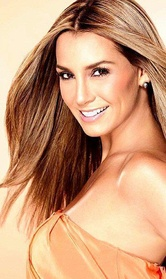
#> input picture 2.opencvLearning/targetDection/images/000001.jpg, 166 x 279 px, shrunk from 409 x 687 before the run; its folder holds 4 pictures in this run
$ python '3. remark_celeba_final_u.py'
#> lines starting #> are read from the running program, lines starting #| are printed output that depends on the picture
import cv2
import os
import sys
import time

"""
@Auth : choococo lzy
重新标注CelebA数据集，利用opencv的xml 自动化重标注——perfect
"""


class RemarkCelebA:
    def __init__(self, old_label_txt, new_label_txt, image_dir, face_xml_path):
        """
        初始化
        :param old_label_txt: 旧的标签文本
        :param new_label_txt: 新的标签文本
        :param image_dir: 图像路径
        :param face_xml_path: 人脸检测xml
        """
        self._old_label_txt = old_label_txt
        self._new_label_txt = new_label_txt
        self._image_dir = image_dir
        self._face_xml_path = face_xml_path

    # [44 lines left out: functions _read_old_label_txt, _length_old_label_txt, _length_new_label_txt, _show_img, not called in this run]

    def celeba_remark(self, interval=10, isShow=False):
        """
        重新标注celeba数据
        :param interval: 每个interval张图片显示一次
        :param isShow: 是否显示图片
        :return: 进度条
        """
#> called with interval = 1, isShow = True
        # before_len = self._length_new_label_txt()
        before_len = 0
        face_cascade = cv2.CascadeClassifier(self._face_xml_path)
        # length = self._length_old_label_txt(self._old_label_txt)
        length = 46
        with open(self._new_label_txt, "a+") as f:
            # 遍历图片
            for i, img_name in enumerate(os.listdir(self._image_dir)):
                # if i < before_len:
                #     continue
                # 打开图片
                image = cv2.imread(os.path.join(self._image_dir, img_name))
#> image is the input picture: shape (279, 166, 3); mean B, G, R 120.5, 154.2, 202.1
                gray = cv2.cvtColor(image, cv2.COLOR_BGR2GRAY)
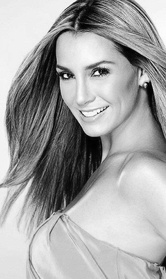
#> gray: shape (279, 166); min 0, max 253, mean 164.7
                faces = face_cascade.detectMultiScale(gray, scaleFactor=1.1, minNeighbors=5, minSize=(3, 3))
#> faces = [[45, 43, 81, 81]]
                # 判断人脸的个数是否>1
                if len(faces) >= 1:
                    x, y, w, h = faces[0]
#> x = 45; y = 43; w = 81; h = 81
                    x, y, w, h = str(x), str(y), str(w), str(h)
#> x = '45'; y = '43'; w = '81'; h = '81'
                    # 将img_name x y w h 按照空格的方式写入新的标签文本
                    f.write("{} {} {} {} {}".format(img_name, x, y, w, h))
                    # strs = " ".join([img_name, x, y, w, h])
                    # f.writelines(strs)
                    f.write("\n")
                    f.flush()
                # [11 lines of commented-out code are left out]
                sys.stdout.write("\r >> processing {}/{}".format((i + 1), length))
                sys.stdout.flush()
#> pass 2 of the loop in celeba_remark, `for i, img_name in enumerate(os.listdir(self._image_dir)):`:
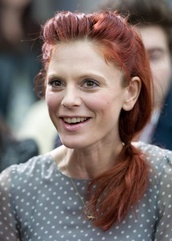
#> input picture 2.opencvLearning/targetDection/images/000002.jpg, 172 x 241 px, shrunk from 423 x 594 before the run
#> in celeba_remark, image is the input picture: shape (241, 172, 3); mean B, G, R 106.7, 109.2, 123.4
#> in celeba_remark, `gray = cv2.cvtColor(image, cv2.COLOR_BGR2GRAY)`:
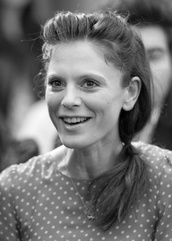
#> gray: shape (241, 172); min 1, max 255, mean 113.2
#> faces = [[26, 47, 95, 95]]
#> in celeba_remark, `x, y, w, h = faces[0]`: x = 26; y = 47; w = 95
#> in celeba_remark, `x, y, w, h = str(x), str(y), str(w), str(h)`: x = '26'; y = '47'; w = '95'
#> pass 3 of the loop in celeba_remark, `for i, img_name in enumerate(os.listdir(self._image_dir)):`:
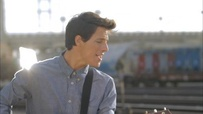
#> input picture 2.opencvLearning/targetDection/images/000003.jpg, 203 x 114 px, shrunk from 500 x 281 before the run
#> in celeba_remark, image is the input picture: shape (114, 203, 3); mean B, G, R 140.4, 140.9, 143
#> in celeba_remark, `gray = cv2.cvtColor(image, cv2.COLOR_BGR2GRAY)`:
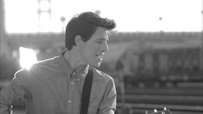
#> gray: shape (114, 203); min 34, max 255, mean 141.5
#> faces = ()
#> the loop made 4 passes; the first 3 are shown
            sys.stdout.write("\n")
            sys.stdout.flush()
            sys.stdout.write("标签重生成完成！")


if __name__ == '__main__':
    t1 = time.time()
    face_xml_path = r"./haarcascades/haarcascade_frontalface_alt.xml"  # 人脸检测
    old_label_txt = r"./label/list_bbox_celeba.txt"  # 旧的框标签txt文件
    new_label_txt = r"./label/list_new_bbox1.txt"  # 重新生成的框的标签txt文件
    image_dir = r"./images"  # 需要重新标注的图片的路径
    # image_dir = r"F:\BaiduNetdiskDownload\img_celeba\img_celeba"  # 需要重新标注的图片的路径
    remark_celeba = RemarkCelebA(old_label_txt, new_label_txt, image_dir, face_xml_path)
    remark_celeba.celeba_remark(interval=1, isShow=True)
    print(time.time() - t1)

    # 【注意】每一次中断后，（1）手动添加一行空的CRLF
